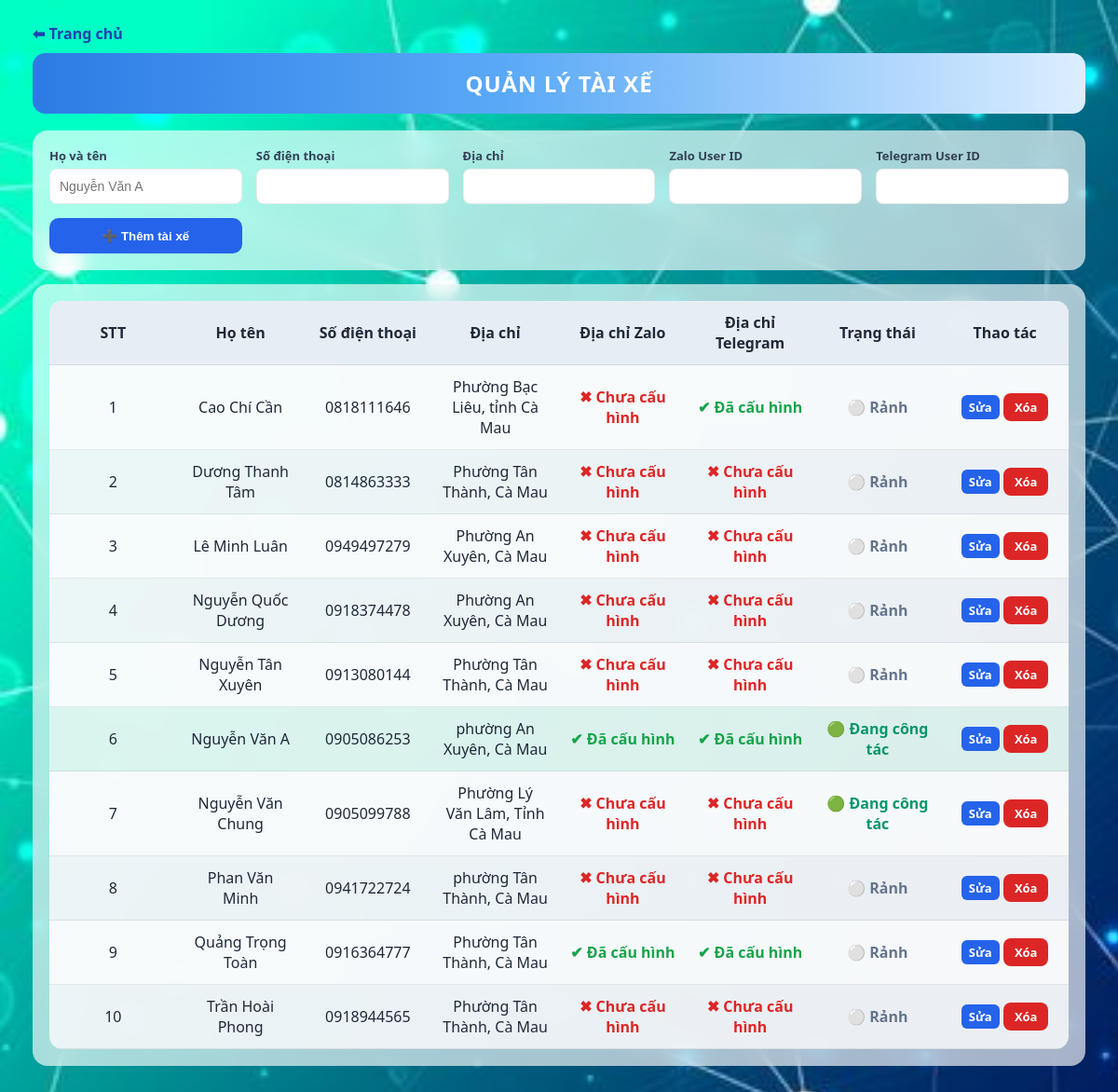
/quan-ly-tai-xe (signed in), run on the app's committed database.
### tables this page shows
CREATE TABLE drivers (
  id INTEGER PRIMARY KEY AUTOINCREMENT,
  name TEXT
, phone TEXT, address TEXT, zalo_user_id TEXT, telegram_chat_id TEXT);

### app.py (the view, shortened to what this page needs)
@app.route("/quan-ly-tai-xe", methods=["GET", "POST"])
@login_required
@admin_required
def quan_ly_tai_xe():
    con = db()
    drivers = con.execute("""
        SELECT
            d.id,
            d.name,
            d.phone,
            d.address,
            d.zalo_user_id,
            d.telegram_chat_id,
            CASE
                WHEN EXISTS (
                    SELECT 1 FROM vehicles v
                    WHERE v.driver_id = d.id
                    AND v.status = 1
                )
                THEN 1
                ELSE 0
            END AS is_busy
        FROM drivers d
        ORDER BY d.name
    """).fetchall()
    con.close()
    return render_template(
        "quan_ly_tai_xe.html",
        drivers=drivers
    )

### app.py (called while the page is built)
def db():
    con = sqlite3.connect(
        "fleet.db",
        timeout=30,
        check_same_thread=False
    )
    con.row_factory = sqlite3.Row
    con.execute("PRAGMA journal_mode=WAL;")
    con.execute("PRAGMA synchronous=NORMAL;")
    return con

@app.before_request
def auto_session_timeout():
    session.permanent = True
    now = int(time.time())
    if "last_activity" in session:
        elapsed = now - session["last_activity"]
        if elapsed > 900:
            session.clear()
            return redirect("/login")
    session["last_activity"] = now

def login_required(f):
    @wraps(f)
    def decorated(*args, **kwargs):
        if "user_id" not in session:
            return redirect("/login")
        return f(*args, **kwargs)
    return decorated

def admin_required(f):
    @wraps(f)
    def decorated(*args, **kwargs):
        if session.get("role") != "admin":
            return "Không có quyền truy cập", 403
        return f(*args, **kwargs)
    return decorated

### templates/quan_ly_tai_xe.html (shortened to what this page needs)
<!DOCTYPE html>
<html lang="vi">
<head>
<link rel="stylesheet" href="/static/style.css"></head>
<body>
<div class="overlay">
<a href="/" class="back-link">⬅ Trang chủ</a>
<div class="header">
    <h2>QUẢN LÝ TÀI XẾ</h2>
</div>
<div class="card">
<form method="post">
<div class="form-grid">
    <div class="form-group">
        <label>Họ và tên</label>
        <input type="text" name="name" placeholder="Nguyễn Văn A" required>
    </div>
    <div class="form-group">
    <label>Số điện thoại</label>
    <input type="text" name="phone">
</div>
<div class="form-group">
    <label>Địa chỉ</label>
    <input type="text" name="address">
</div>
<div class="form-group">
    <label>Zalo User ID</label>
    <input type="text" name="zalo_user_id">
</div>
<div class="form-group">
    <label>Telegram User ID</label>
    <input type="text" name="telegram_chat_id">
</div>
    <button class="btn-add" type="submit">➕ Thêm tài xế</button>
</div>
</form>
</div>
<div class="card">
<table>
<tr>
    <th>STT</th>
    <th>Họ tên</th>
    <th>Số điện thoại</th>
    <th>Địa chỉ</th>
    <th>Địa chỉ Zalo</th>
    <th>Địa chỉ Telegram</th>
    <th>Trạng thái</th>
    <th>Thao tác</th>
</tr>
{% for d in drivers %}
<tr class="{% if d.is_busy == 1 %}row-busy{% else %}row-free{% endif %}">
    <td>{{ loop.index }}</td>
    <td>{{ d.name }}</td>
    <td>{{ d.phone or "" }}</td>
    <td>{{ d.address or "" }}</td>
    <td>
{% if d.zalo_user_id %}
    <span style="color:#16A34A;font-weight:600;">
        ✔ Đã cấu hình
    </span>
{% else %}
    <span style="color:#DC2626;font-weight:600;">
        ✖ Chưa cấu hình
    </span>
{% endif %}
        <td>
{% if d.telegram_chat_id %}
    <span style="color:#16A34A;font-weight:600;">
        ✔ Đã cấu hình
    </span>
{% else %}
    <span style="color:#DC2626;font-weight:600;">
        ✖ Chưa cấu hình
    </span>
{% endif %}
</td>
</td>
    <td>
        {% if d.is_busy == 1 %}
            <span class="status-on">🟢 Đang công tác</span>
        {% else %}
            <span class="status-off">⚪ Rảnh</span>
        {% endif %}
    </td>
    <td>
    <a href="/sua-tai-xe/{{ d.id }}" class="action-btn btn-edit">Sửa</a>
    <a href="/xoa-tai-xe/{{ d.id }}"
       onclick="return confirm('Xóa tài xế này?')"
       class="action-btn btn-del">Xóa</a>
</td>
</tr>
{% endfor %}
</table>
</div>
</div>
</body>
</html>

### static/style.css (style rules this page uses)
:root { --primary:#2563EB; --primary-light:#3B82F6; --danger:#DC2626; --warning:#F59E0B; --success:#059669; --gray:#64748B; --border:rgba(0,0,0,0.08); --card-bg:rgba(255,255,255,0.65); }
* { box-sizing:border-box; }
body { font-family:"Segoe UI",Arial,sans-serif; background-image:url("/static/10.jpg"); background-size:cover; background-attachment:fixed; margin:0; color:#1F2937; }
.overlay { padding:25px 35px; }
.header { background:linear-gradient(90deg,#2C7BE5 0%,#5AA9F7 45%,#DCEEFF 100%); border-radius:14px; padding:16px; text-align:center; margin-bottom:18px; }
.header h1, .header h2 { margin:0; color:#fff; letter-spacing:1px; }
.card { background:var(--card-bg); backdrop-filter:blur(12px); border-radius:16px; padding:18px; margin-bottom:15px; }
.back-link { color:#1E40AF; font-weight:600; text-decoration:none; display:inline-block; margin-bottom:10px; }
.form-grid, .filter-bar { display:grid; gap:15px; align-items:end; }
.form-grid { grid-template-columns:repeat(auto-fit,minmax(200px,1fr)); }
.form-group, .filter-group { display:flex; flex-direction:column; }
label { font-size:13px; font-weight:600; margin-bottom:5px; color:#334155; }
input, select { height:38px; padding:8px 10px; font-size:14px; border-radius:8px; border:1px solid var(--border); background:#fff; transition:0.2s; }
.btn-add, .filter-btn { height:38px; padding:0 20px; border:none; border-radius:10px; background:var(--primary); color:#fff; font-weight:600; cursor:pointer; transition:0.2s; }
table { width:100%; border-collapse:separate; border-spacing:0; background:rgba(255,255,255,0.85); border-radius:14px; overflow:hidden; table-layout:fixed; }
th { background:rgba(230,238,244,0.95); padding:12px; font-weight:600; text-align:center; border-bottom:1px solid var(--border); }
td { padding:12px; text-align:center; border-bottom:1px solid var(--border); vertical-align:middle; word-break:break-word; }
tbody tr:nth-child(even) { background:rgba(248,250,252,0.8); }
.status-on { color:var(--success); font-weight:600; }
.status-off { color:var(--gray); font-weight:600; }
.row-busy { background:rgba(16,185,129,0.10); }
.row-free { background:rgba(148,163,184,0.08); }
.action-btn { padding:6px 12px; font-size:13px; border-radius:8px; border:none; cursor:pointer; text-decoration:none; font-weight:600; display:inline-block; transition:0.2s; }
.btn-edit { background:var(--warning); color:#fff; }
.btn-del { background:var(--danger); color:#fff; }
.btn-edit { background:#2563EB; color:white; padding:4px 8px; border-radius:6px; text-decoration:none; font-size:13px; }

### data on the page
drivers: name "Cao Chí Cần", phone "0818111646", address "Phường Bạc Liêu, tỉnh Cà Mau", shows "✖ Chưa cấu hình", telegram_chat_id "✔ Đã cấu hình", shows "⚪ Rảnh"
drivers: name "Dương Thanh Tâm", phone "0814863333", address "Phường Tân Thành, Cà Mau", shows "✖ Chưa cấu hình", shows "⚪ Rảnh"
drivers: name "Lê Minh Luân", phone "0949497279", address "Phường An Xuyên, Cà Mau", shows "✖ Chưa cấu hình", shows "⚪ Rảnh"
drivers: name "Nguyễn Quốc Dương", phone "0918374478", address "Phường An Xuyên, Cà Mau", shows "✖ Chưa cấu hình", shows "⚪ Rảnh"
drivers: name "Nguyễn Tân Xuyên", phone "0913080144", address "Phường Tân Thành, Cà Mau", shows "✖ Chưa cấu hình", shows "⚪ Rảnh"
drivers: name "Nguyễn Văn A", phone "0905086253", address "phường An Xuyên, Cà Mau", shows "✔ Đã cấu hình", telegram_chat_id "✔ Đã cấu hình", shows "🟢 Đang công tác"
drivers: name "Nguyễn Văn Chung", phone "0905099788", address "Phường Lý Văn Lâm, Tỉnh Cà Mau", shows "✖ Chưa cấu hình", shows "🟢 Đang công tác"
drivers: name "Phan Văn Minh", phone "0941722724", address "phường Tân Thành, Cà Mau", shows "✖ Chưa cấu hình", shows "⚪ Rảnh"
drivers: name "Quảng Trọng Toàn", phone "0916364777", address "Phường Tân Thành, Cà Mau", shows "✔ Đã cấu hình", telegram_chat_id "✔ Đã cấu hình", shows "⚪ Rảnh"
drivers: name "Trần Hoài Phong", phone "0918944565", address "Phường Tân Thành, Cà Mau", shows "✖ Chưa cấu hình", telegram_chat_id "✖ Chưa cấu hình", shows "⚪ Rảnh"
